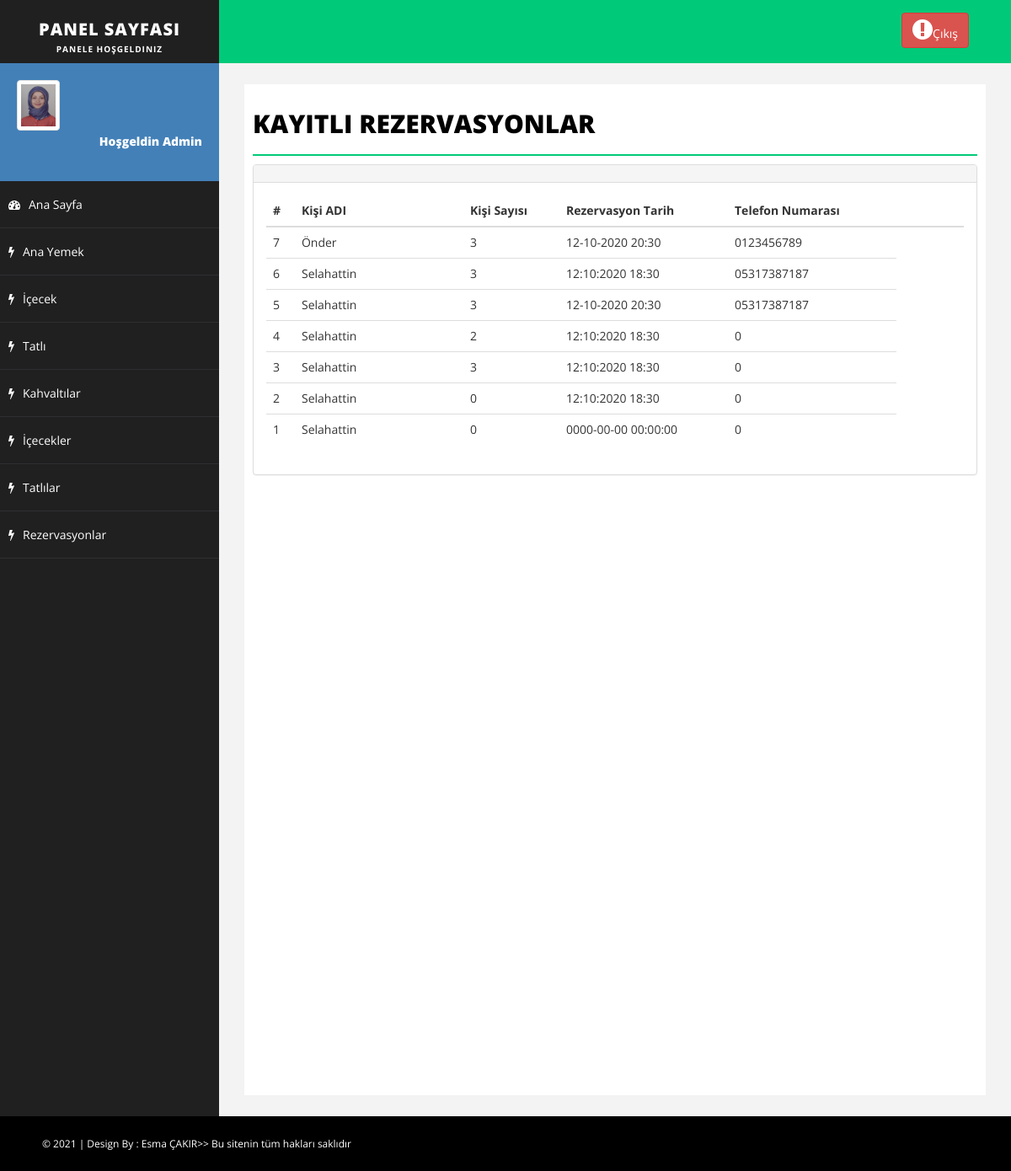
Before: /admin/rezervasyon.php (signed in) with the older database file.
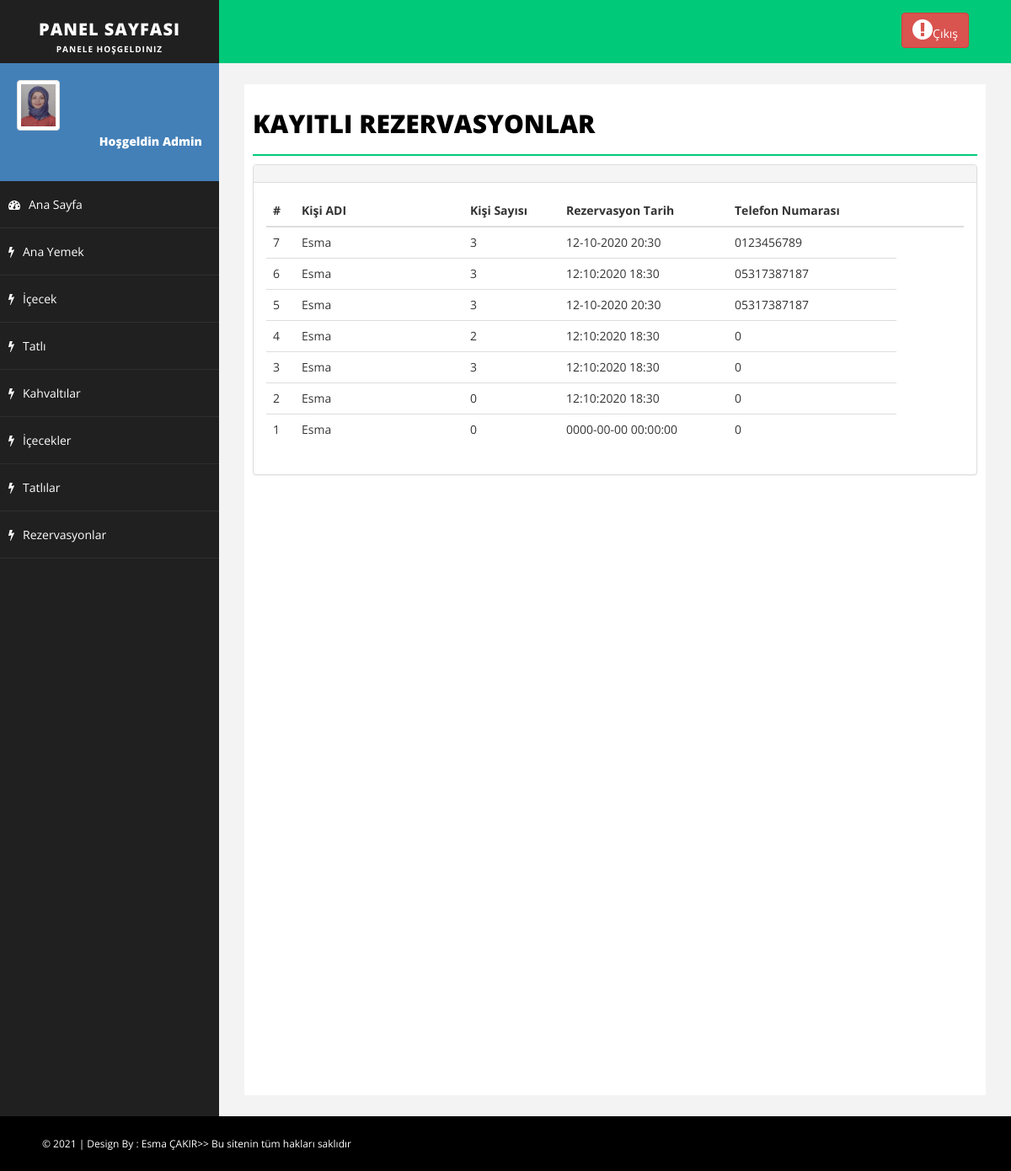
After: the same page with the newer database file.
### tables this page shows
CREATE TABLE `rezervasyon` (
  `rezervasyon_id` int(11) NOT NULL,
  `kisi_ad` varchar(50) NOT NULL,
  `kisi_sayisi` int(11) NOT NULL,
  `rezervasyon_tarih` varchar(50) NOT NULL,
  `kisi_tel` varchar(11) NOT NULL
);

### www/admin/rezervasyon.php (the view, shortened to what this page needs)
<?php
include 'header.php';
include 'sidebar.php';
?>
<div id="page-wrapper">
    <div id="page-inner">
        <div class="row">
            <div class="col-md-12">
                <h1 class="page-head-line">Kayıtlı Rezervasyonlar</h1>
            </div>
            <div class="col-md-12">
               <div class="panel panel-default">
                <div class="panel-heading">
                </div>
                <div class="panel-body">
                    <div class="table-responsive">
                        <table class="table table-hover">
                            <thead>
                                <tr>
                                    <th>#</th>
                                    <th style="width:200px">Kişi ADI</th>
                                    <th>Kişi Sayısı</th>
                                    <th style="width:200px">Rezervasyon Tarih</th>
                                    <th style="width:200px">Telefon Numarası</th>
                                    <th style="width:40px"></th>
                                    <th style="width:40px"></th>
                                </tr>
                            </thead>
                            <tbody>
                                <?php
                                $menusor=$db->query("select * from rezervasyon ORDER BY rezervasyon_id DESC");
                                while ($menucek=$menusor->fetch()) {?>
                                    <tr>
                                        <td><?php echo $menucek[ 'rezervasyon_id'] ?></td>
                                        <td><?php echo $menucek[ 'kisi_ad'] ?></td>
                                        <td><?php echo $menucek[ 'kisi_sayisi'] ?></td>
                                        <td><?php echo $menucek[ 'rezervasyon_tarih'] ?></td>
                                        <td><?php echo $menucek[ 'kisi_tel'] ?></td>
                                    </tr>
                                <?php } ?>
                            </tbody>
                        </table>
                    </div>
                </div>
            </div>
        </div>
    </div>
</div>
</div>
<?php
include 'footer.php'; ?>

### www/admin/header.php (shortened to what this page needs)
<!DOCTYPE html>
<html xmlns="http://www.w3.org/1999/xhtml">
<head>
    <link href="assets/css/bootstrap.css" rel="stylesheet" />
    <link href="assets/css/bootstrap-fileupload.min.css" rel="stylesheet" />
    <link href="assets/css/font-awesome.css" rel="stylesheet" />
    <link href="assets/css/basic.css" rel="stylesheet" />
    <link href="assets/css/custom.css" rel="stylesheet" />
</head>
<body>
    <div id="wrapper">
        <nav class="navbar navbar-default navbar-cls-top " role="navigation" style="margin-bottom: 0">
            <div class="navbar-header">
                <a class="navbar-brand" href="/admin"> Panel Sayfası <br><b style="font-size:10px;">Panele
                        Hoşgeldiniz</b></a>
            </div>
            <div class="header-right">
                <a href="logout.php" class="btn btn-danger" title="Logout"><i
                        class="fa fa-exclamation-circle fa-2x"></i>Çıkış</a>
            </div>
        </nav>

### www/admin/sidebar.php (shortened to what this page needs)
<nav class="navbar-default navbar-side" role="navigation">
    <div class="sidebar-collapse">
        <ul class="nav" id="main-menu">
            <li>
                <div class="user-img-div">
                    <img src="assets/img/user.png" class="img-thumbnail" />
                    <div class="inner-text">
                        Hoşgeldin <?php  echo ucwords($_SESSION['admin_kadi']); ?>
                        <br>
                    </div>
                </div>
            </li>
            <li>
                <a class="menu" href="index.php"><i class="fa fa-dashboard "></i>Ana Sayfa</a>
            </li>
            <li>
                <a href="anayemek.php"><i class="fa fa-flash "></i>Ana Yemek</a>
            </li>
            <li>
                <a href="icecek.php"><i class="fa fa-flash "></i>İçecek</a>
            </li>
            <li>
                <a href="tatli.php"><i class="fa fa-flash "></i>Tatlı</a>
            </li>
            <li>
                <a href="kahvalti.php"><i class="fa fa-flash "></i>Kahvaltılar</a>
            </li>
            <li>
                <a href="icecekler.php"><i class="fa fa-flash "></i>İçecekler</a>
            </li>
            <li>
                <a href="tatlilar.php"><i class="fa fa-flash "></i>Tatlılar</a>
            </li>
            <li>
                <a href="rezervasyon.php"><i class="fa fa-flash "></i>Rezervasyonlar</a>
            </li>
        </ul>
    </div>
</nav>

### www/admin/footer.php (shortened to what this page needs)
<div id="footer-sec">
	&copy; 2021  | Design By : Esma ÇAKIR<a href="http://www.coronacafe.com/" target="_blank">>> Bu sitenin tüm hakları saklıdır </a>
</div>
</body>
</html>

### www/admin/assets/css/basic.css (style rules this page uses)
body { font-family: 'Open Sans', sans-serif; line-height:25px; }
#wrapper { width: 100%; background: #202020; }
#page-wrapper { padding: 15px 15px; min-height: 600px; background: #F3F3F3; }
#page-inner { width: 100%; margin: 10px 20px 10px 0px; background-color: #fff!important; padding: 10px; min-height: 1200px; }
.page-head-line { font-size: 30px; text-transform: uppercase; color: #000; font-weight: 800; padding-bottom: 20px; border-bottom: 2px solid #00CA79; margin-bottom: 10px; }
.navbar-cls-top .navbar-brand { color: #fff; background: #202020; width: 260px; text-align: center; height: 75px; font-size: 20px; letter-spacing: 1px; font-weight: 900; padding-top: 25px; text-transform:uppercase; }
.header-right { color: #fff; padding: 15px 50px 5px 50px; float: right; font-size: 16px; }
.user-img-div { min-height: 140px; padding: 20px; background-color: #4380B8; }
.user-img-div img { max-height: 60px; }
.user-img-div .inner-text { text-align: right; position: relative; color: #fff; font-weight: 800; line-height: 25px; }
.sidebar-collapse, .sidebar-collapse .nav { background: none; }
.sidebar-collapse .nav { padding: 0; }
.sidebar-collapse .nav > li > a { color: #fff; background: #202020; text-shadow: none; padding: 15px 40px; border-bottom: 1px solid #2F2E31; }
.sidebar-collapse > .nav > li > a { padding: 15px 10px; }
.navbar-side { border: none; background-color: #202020; }
.navbar-cls-top { background: #00CA79; border-bottom: none; }
.navbar-default { border: 0px solid black; }
.navbar-header { background: #000000; }
.nav > li > a > i { margin-right: 10px; }
#footer-sec { background-color:#000; padding:20px 50px; color:#fff; font-size:12px; }
#footer-sec a { color:#fff; }
@media (min-width:768px) { #page-wrapper { margin: 0 0 0 260px; padding: 15px 30px; min-height: 1200px; } }
@media (min-width:768px) { .navbar-side { z-index: 1; position: absolute; width: 260px; } }
@media (min-width:768px) { .navbar { border-radius: 0px; } }

Changed rows visible on the page:
changed rezervasyon id 7: kisi_ad "Önder" → "Esma"
changed rezervasyon id 6: kisi_ad "Selahattin" → "Esma"
changed rezervasyon id 5: kisi_ad "Selahattin" → "Esma"
changed rezervasyon id 4: kisi_ad "Selahattin" → "Esma"
changed rezervasyon id 3: kisi_ad "Selahattin" → "Esma"
changed rezervasyon id 2: kisi_ad "Selahattin" → "Esma"
changed rezervasyon id 1: kisi_ad "Selahattin" → "Esma"
